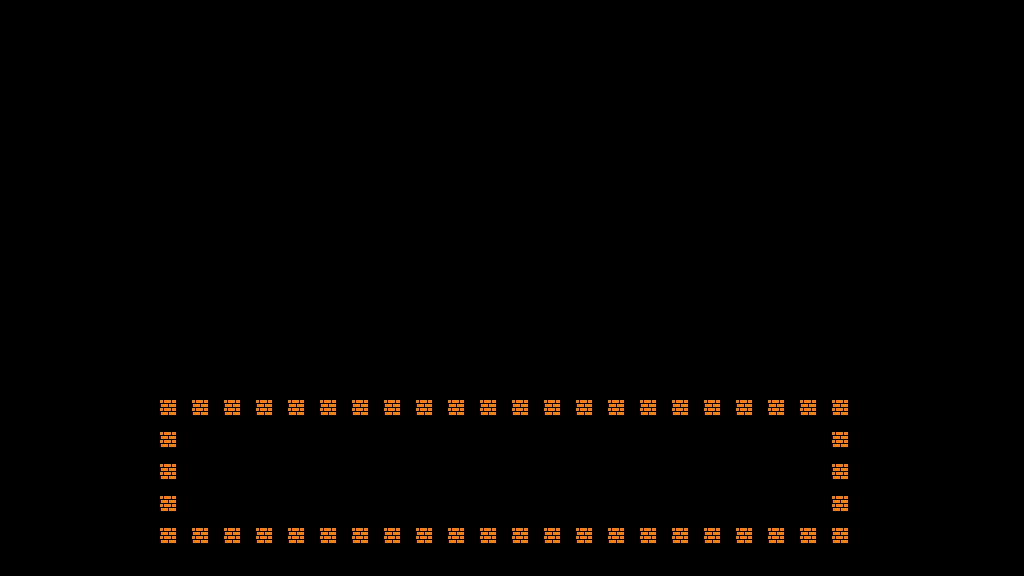

This is a level from a 2D game, rendered from its Tiled map with the project's own tilesets. A one-line summary and the map file follow, with tile-layer data summarised:
An orthogonal 32x18 tile map with 32x32 px tiles, 1 tile layer (GameplayLayer).

<map version="1.10" tiledversion="1.10.2" orientation="orthogonal" renderorder="right-down" width="32" height="18" tilewidth="32" tileheight="32" infinite="0" nextlayerid="2" nextobjectid="1">
 <tileset firstgid="1" source="../../StandardTileset.tsx" />
 <layer id="1" name="GameplayLayer" width="32" height="18" tintcolor="#ffffff">
  <data>[576 cells, 50 non-empty, 1 distinct tile ids]</data>
 </layer>
</map>
